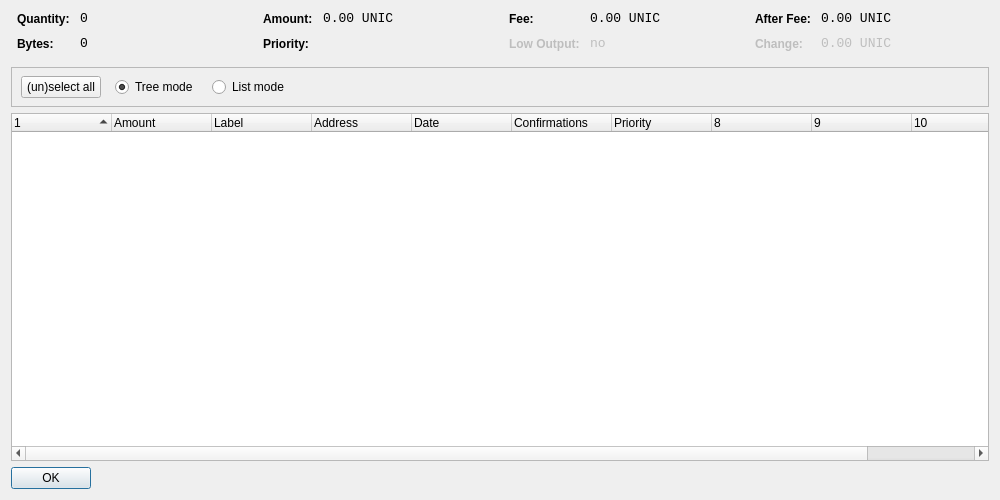
<?xml version="1.0" encoding="UTF-8"?>
<ui version="4.0">
 <class>CoinControlDialog</class>
 <widget class="QDialog" name="CoinControlDialog">
  <property name="geometry">
   <rect>
    <x>0</x>
    <y>0</y>
    <width>1000</width>
    <height>500</height>
   </rect>
  </property>
  <property name="windowTitle">
   <string>Coin Control</string>
  </property>
  <layout class="QVBoxLayout" name="verticalLayout">
   <item>
    <layout class="QHBoxLayout" name="horizontalLayoutTop" stretch="0,0,0,0">
     <property name="topMargin">
      <number>0</number>
     </property>
     <property name="bottomMargin">
      <number>10</number>
     </property>
     <item>
      <layout class="QFormLayout" name="formLayoutCoinControl1">
       <property name="horizontalSpacing">
        <number>10</number>
       </property>
       <property name="verticalSpacing">
        <number>10</number>
       </property>
       <property name="leftMargin">
        <number>6</number>
       </property>
       <property name="rightMargin">
        <number>6</number>
       </property>
       <item row="0" column="0">
        <widget class="QLabel" name="labelCoinControlQuantityText">
         <property name="styleSheet">
          <string notr="true">font-weight:bold;</string>
         </property>
         <property name="text">
          <string>Quantity:</string>
         </property>
        </widget>
       </item>
       <item row="0" column="1">
        <widget class="QLabel" name="labelCoinControlQuantity">
         <property name="font">
          <font>
           <family>Monospace</family>
           <pointsize>10</pointsize>
          </font>
         </property>
         <property name="cursor">
          <cursorShape>IBeamCursor</cursorShape>
         </property>
         <property name="contextMenuPolicy">
          <enum>Qt::ActionsContextMenu</enum>
         </property>
         <property name="text">
          <string notr="true">0</string>
         </property>
         <property name="textInteractionFlags">
          <set>Qt::LinksAccessibleByMouse|Qt::TextSelectableByKeyboard|Qt::TextSelectableByMouse</set>
         </property>
        </widget>
       </item>
       <item row="1" column="0">
        <widget class="QLabel" name="labelCoinControlBytesText">
         <property name="styleSheet">
          <string notr="true">font-weight:bold;</string>
         </property>
         <property name="text">
          <string>Bytes:</string>
         </property>
        </widget>
       </item>
       <item row="1" column="1">
        <widget class="QLabel" name="labelCoinControlBytes">
         <property name="font">
          <font>
           <family>Monospace</family>
           <pointsize>10</pointsize>
          </font>
         </property>
         <property name="cursor">
          <cursorShape>IBeamCursor</cursorShape>
         </property>
         <property name="contextMenuPolicy">
          <enum>Qt::ActionsContextMenu</enum>
         </property>
         <property name="text">
          <string notr="true">0</string>
         </property>
         <property name="textInteractionFlags">
          <set>Qt::LinksAccessibleByMouse|Qt::TextSelectableByKeyboard|Qt::TextSelectableByMouse</set>
         </property>
        </widget>
       </item>
      </layout>
     </item>
     <item>
      <layout class="QFormLayout" name="formLayoutCoinControl2">
       <property name="horizontalSpacing">
        <number>10</number>
       </property>
       <property name="verticalSpacing">
        <number>10</number>
       </property>
       <property name="leftMargin">
        <number>6</number>
       </property>
       <property name="rightMargin">
        <number>6</number>
       </property>
       <item row="0" column="0">
        <widget class="QLabel" name="labelCoinControlAmountText">
         <property name="styleSheet">
          <string notr="true">font-weight:bold;</string>
         </property>
         <property name="text">
          <string>Amount:</string>
         </property>
        </widget>
       </item>
       <item row="0" column="1">
        <widget class="QLabel" name="labelCoinControlAmount">
         <property name="font">
          <font>
           <family>Monospace</family>
           <pointsize>10</pointsize>
          </font>
         </property>
         <property name="cursor">
          <cursorShape>IBeamCursor</cursorShape>
         </property>
         <property name="contextMenuPolicy">
          <enum>Qt::ActionsContextMenu</enum>
         </property>
         <property name="text">
          <string notr="true">0.00 UNIC</string>
         </property>
         <property name="textInteractionFlags">
          <set>Qt::LinksAccessibleByMouse|Qt::TextSelectableByKeyboard|Qt::TextSelectableByMouse</set>
         </property>
        </widget>
       </item>
       <item row="1" column="0">
        <widget class="QLabel" name="labelCoinControlPriorityText">
         <property name="styleSheet">
          <string notr="true">font-weight:bold;</string>
         </property>
         <property name="text">
          <string>Priority:</string>
         </property>
        </widget>
       </item>
       <item row="1" column="1">
        <widget class="QLabel" name="labelCoinControlPriority">
         <property name="font">
          <font>
           <family>Monospace</family>
           <pointsize>10</pointsize>
          </font>
         </property>
         <property name="cursor">
          <cursorShape>IBeamCursor</cursorShape>
         </property>
         <property name="contextMenuPolicy">
          <enum>Qt::ActionsContextMenu</enum>
         </property>
         <property name="text">
          <string/>
         </property>
         <property name="textInteractionFlags">
          <set>Qt::LinksAccessibleByMouse|Qt::TextSelectableByKeyboard|Qt::TextSelectableByMouse</set>
         </property>
        </widget>
       </item>
      </layout>
     </item>
     <item>
      <layout class="QFormLayout" name="formLayoutCoinControl3">
       <property name="horizontalSpacing">
        <number>10</number>
       </property>
       <property name="verticalSpacing">
        <number>10</number>
       </property>
       <property name="leftMargin">
        <number>6</number>
       </property>
       <property name="rightMargin">
        <number>6</number>
       </property>
       <item row="0" column="0">
        <widget class="QLabel" name="labelCoinControlFeeText">
         <property name="styleSheet">
          <string notr="true">font-weight:bold;</string>
         </property>
         <property name="text">
          <string>Fee:</string>
         </property>
        </widget>
       </item>
       <item row="0" column="1">
        <widget class="QLabel" name="labelCoinControlFee">
         <property name="font">
          <font>
           <family>Monospace</family>
           <pointsize>10</pointsize>
          </font>
         </property>
         <property name="cursor">
          <cursorShape>IBeamCursor</cursorShape>
         </property>
         <property name="contextMenuPolicy">
          <enum>Qt::ActionsContextMenu</enum>
         </property>
         <property name="text">
          <string notr="true">0.00 UNIC</string>
         </property>
         <property name="textInteractionFlags">
          <set>Qt::LinksAccessibleByMouse|Qt::TextSelectableByKeyboard|Qt::TextSelectableByMouse</set>
         </property>
        </widget>
       </item>
       <item row="1" column="0">
        <widget class="QLabel" name="labelCoinControlLowOutputText">
         <property name="enabled">
          <bool>false</bool>
         </property>
         <property name="styleSheet">
          <string notr="true">font-weight:bold;</string>
         </property>
         <property name="text">
          <string>Low Output:</string>
         </property>
        </widget>
       </item>
       <item row="1" column="1">
        <widget class="QLabel" name="labelCoinControlLowOutput">
         <property name="enabled">
          <bool>false</bool>
         </property>
         <property name="font">
          <font>
           <family>Monospace</family>
           <pointsize>10</pointsize>
          </font>
         </property>
         <property name="cursor">
          <cursorShape>IBeamCursor</cursorShape>
         </property>
         <property name="contextMenuPolicy">
          <enum>Qt::ActionsContextMenu</enum>
         </property>
         <property name="text">
          <string notr="true">no</string>
         </property>
         <property name="textInteractionFlags">
          <set>Qt::LinksAccessibleByMouse|Qt::TextSelectableByKeyboard|Qt::TextSelectableByMouse</set>
         </property>
        </widget>
       </item>
      </layout>
     </item>
     <item>
      <layout class="QFormLayout" name="formLayoutCoinControl4">
       <property name="horizontalSpacing">
        <number>10</number>
       </property>
       <property name="verticalSpacing">
        <number>10</number>
       </property>
       <property name="leftMargin">
        <number>6</number>
       </property>
       <property name="rightMargin">
        <number>6</number>
       </property>
       <item row="0" column="0">
        <widget class="QLabel" name="labelCoinControlAfterFeeText">
         <property name="styleSheet">
          <string notr="true">font-weight:bold;</string>
         </property>
         <property name="text">
          <string>After Fee:</string>
         </property>
        </widget>
       </item>
       <item row="0" column="1">
        <widget class="QLabel" name="labelCoinControlAfterFee">
         <property name="font">
          <font>
           <family>Monospace</family>
           <pointsize>10</pointsize>
          </font>
         </property>
         <property name="cursor">
          <cursorShape>IBeamCursor</cursorShape>
         </property>
         <property name="contextMenuPolicy">
          <enum>Qt::ActionsContextMenu</enum>
         </property>
         <property name="text">
          <string notr="true">0.00 UNIC</string>
         </property>
         <property name="textInteractionFlags">
          <set>Qt::LinksAccessibleByMouse|Qt::TextSelectableByKeyboard|Qt::TextSelectableByMouse</set>
         </property>
        </widget>
       </item>
       <item row="1" column="0">
        <widget class="QLabel" name="labelCoinControlChangeText">
         <property name="enabled">
          <bool>false</bool>
         </property>
         <property name="styleSheet">
          <string notr="true">font-weight:bold;</string>
         </property>
         <property name="text">
          <string>Change:</string>
         </property>
        </widget>
       </item>
       <item row="1" column="1">
        <widget class="QLabel" name="labelCoinControlChange">
         <property name="enabled">
          <bool>false</bool>
         </property>
         <property name="font">
          <font>
           <family>Monospace</family>
           <pointsize>10</pointsize>
          </font>
         </property>
         <property name="cursor">
          <cursorShape>IBeamCursor</cursorShape>
         </property>
         <property name="contextMenuPolicy">
          <enum>Qt::ActionsContextMenu</enum>
         </property>
         <property name="text">
          <string notr="true">0.00 UNIC</string>
         </property>
         <property name="textInteractionFlags">
          <set>Qt::LinksAccessibleByMouse|Qt::TextSelectableByKeyboard|Qt::TextSelectableByMouse</set>
         </property>
        </widget>
       </item>
      </layout>
     </item>
    </layout>
   </item>
   <item>
    <widget class="QFrame" name="frame">
     <property name="minimumSize">
      <size>
       <width>0</width>
       <height>40</height>
      </size>
     </property>
     <property name="frameShape">
      <enum>QFrame::StyledPanel</enum>
     </property>
     <property name="frameShadow">
      <enum>QFrame::Sunken</enum>
     </property>
     <widget class="QWidget" name="horizontalLayoutWidget">
      <property name="geometry">
       <rect>
        <x>10</x>
        <y>0</y>
        <width>781</width>
        <height>41</height>
       </rect>
      </property>
      <layout class="QHBoxLayout" name="horizontalLayoutPanel" stretch="0,0,0,0,0">
       <property name="spacing">
        <number>14</number>
       </property>
       <item>
        <widget class="QPushButton" name="pushButtonSelectAll">
         <property name="sizePolicy">
          <sizepolicy hsizetype="Maximum" vsizetype="Fixed">
           <horstretch>0</horstretch>
           <verstretch>0</verstretch>
          </sizepolicy>
         </property>
         <property name="text">
          <string>(un)select all</string>
         </property>
        </widget>
       </item>
       <item>
        <widget class="QRadioButton" name="radioTreeMode">
         <property name="sizePolicy">
          <sizepolicy hsizetype="Maximum" vsizetype="Fixed">
           <horstretch>0</horstretch>
           <verstretch>0</verstretch>
          </sizepolicy>
         </property>
         <property name="text">
          <string>Tree mode</string>
         </property>
         <property name="checked">
          <bool>true</bool>
         </property>
        </widget>
       </item>
       <item>
        <widget class="QRadioButton" name="radioListMode">
         <property name="sizePolicy">
          <sizepolicy hsizetype="Maximum" vsizetype="Fixed">
           <horstretch>0</horstretch>
           <verstretch>0</verstretch>
          </sizepolicy>
         </property>
         <property name="text">
          <string>List mode</string>
         </property>
        </widget>
       </item>
       <item>
        <spacer name="horizontalSpacer">
         <property name="orientation">
          <enum>Qt::Horizontal</enum>
         </property>
         <property name="sizeHint" stdset="0">
          <size>
           <width>40</width>
           <height>20</height>
          </size>
         </property>
        </spacer>
       </item>
      </layout>
     </widget>
    </widget>
   </item>
   <item>
    <widget class="CoinControlTreeWidget" name="treeWidget">
     <property name="contextMenuPolicy">
      <enum>Qt::CustomContextMenu</enum>
     </property>
     <property name="sortingEnabled">
      <bool>false</bool>
     </property>
     <property name="columnCount">
      <number>11</number>
     </property>
     <attribute name="headerShowSortIndicator" stdset="0">
      <bool>true</bool>
     </attribute>
     <attribute name="headerStretchLastSection">
      <bool>false</bool>
     </attribute>
     <column>
      <property name="text">
       <string/>
      </property>
     </column>
     <column>
      <property name="text">
       <string>Amount</string>
      </property>
     </column>
     <column>
      <property name="text">
       <string>Label</string>
      </property>
     </column>
     <column>
      <property name="text">
       <string>Address</string>
      </property>
     </column>
     <column>
      <property name="text">
       <string>Date</string>
      </property>
     </column>
     <column>
      <property name="text">
       <string>Confirmations</string>
      </property>
      <property name="toolTip">
       <string>Confirmed</string>
      </property>
     </column>
     <column>
      <property name="text">
       <string>Priority</string>
      </property>
     </column>
     <column>
      <property name="text">
       <string/>
      </property>
     </column>
     <column>
      <property name="text">
       <string/>
      </property>
     </column>
     <column>
      <property name="text">
       <string/>
      </property>
     </column>
     <column>
      <property name="text">
       <string/>
      </property>
     </column>
    </widget>
   </item>
   <item>
    <widget class="QDialogButtonBox" name="buttonBox">
     <property name="sizePolicy">
      <sizepolicy hsizetype="Maximum" vsizetype="Fixed">
       <horstretch>0</horstretch>
       <verstretch>0</verstretch>
      </sizepolicy>
     </property>
     <property name="orientation">
      <enum>Qt::Horizontal</enum>
     </property>
     <property name="standardButtons">
      <set>QDialogButtonBox::Ok</set>
     </property>
    </widget>
   </item>
  </layout>
 </widget>
 <customwidgets>
  <customwidget>
   <class>CoinControlTreeWidget</class>
   <extends>QTreeWidget</extends>
   <header>coincontroltreewidget.h</header>
  </customwidget>
 </customwidgets>
 <resources/>
 <connections/>
</ui>
